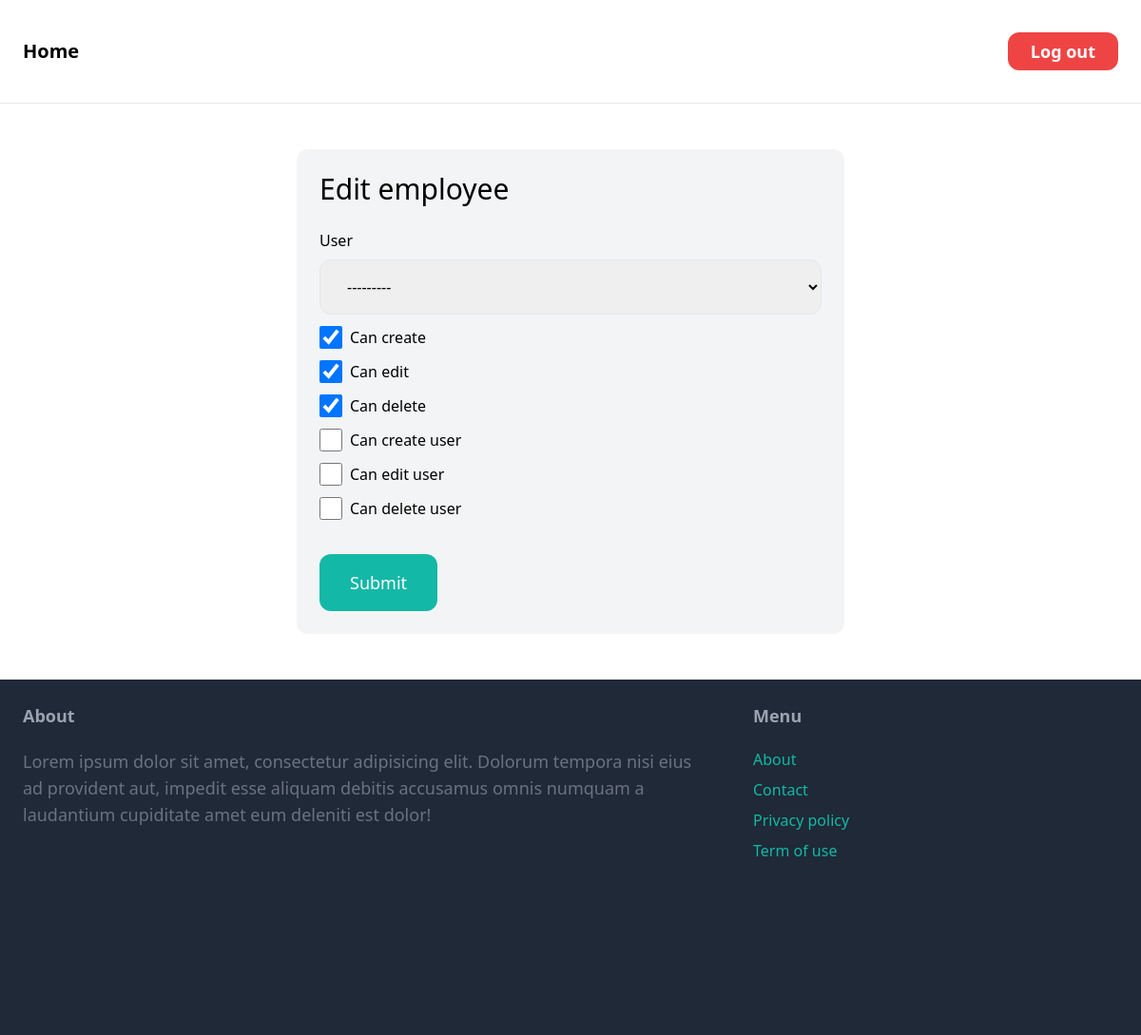
Before: /employees/2/edit/ (signed in) with the older database file.
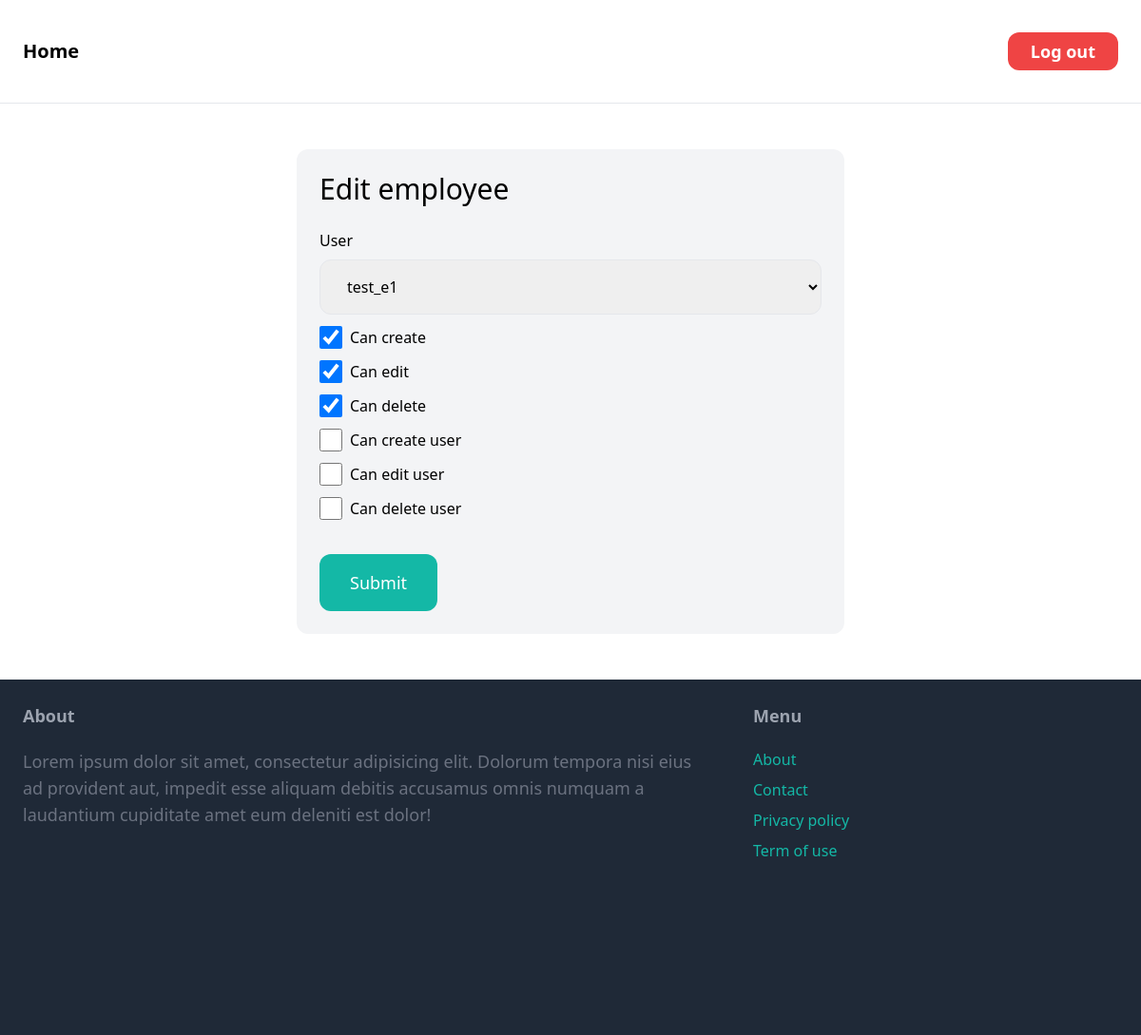
After: the same page with the newer database file.
### apps/employee/models.py (models this page shows, shortened)
class Employee(models.Model):
    user = models.OneToOneField(User, null=True, on_delete=models.CASCADE, related_name="employee")
    can_create = models.BooleanField(default=False)
    can_edit = models.BooleanField(default=False)
    can_delete = models.BooleanField(default=False)
    can_create_user = models.BooleanField(default=False)
    can_edit_user = models.BooleanField(default=False)
    can_delete_user = models.BooleanField(default=False)
    created_by = models.ForeignKey(User, related_name='created_employee', on_delete=models.CASCADE)
    created_at = models.DateTimeField(auto_now_add=True)

### apps/employee/views.py (the view)
# urls.py: path('<int:pk>/edit/', views.edit, name='edit'),
@login_required
@can_edit_employee
def edit(request, pk):
    employee = get_object_or_404(Employee, pk=pk, created_by=request.user)
    if request.method == 'POST':
        form = EditEmployeeForm(request.POST, request.FILES, instance=employee)
        if form.is_valid():
            form.save()
            return redirect('apps.employee:employees')
    else:
        form = EditEmployeeForm(instance=employee)
    return render(request, 'employee/form.html', {
        'form': form,
        'title': 'Edit employee'
    })

### templates/employee/form.html (shortened to what this page needs)
{% extends 'core/base.html' %}
{% block content %}
<div class="w-1/2 my-6 mx-auto p-6 bg-gray-100 rounded-xl">
    <h1 class="mb-6 text-3xl">{{ title }}</h1>
    <form method="post" action=".">
        <div class="mb-3">
            <label class="inline-block mb-2">User</label></br>
            {{ form.user }}
        </div>
        <div class="mb-3 flex items-center">
            {{ form.can_create }}
            <label class="inline-block ml-2">Can create</label>
        </div>
        <div class="mb-3 flex items-center">
            {{ form.can_edit }}
            <label class="inline-block ml-2">Can edit</label>
        </div>
        <div class="mb-3 flex items-center">
            {{ form.can_delete }}
            <label class="inline-block ml-2">Can delete</label>
        </div>
        <div class="mb-3 flex items-center">
            {{ form.can_create_user }}
            <label class="inline-block ml-2">Can create user</label>
        </div>
        <div class="mb-3 flex items-center">
            {{ form.can_edit_user }}
            <label class="inline-block ml-2">Can edit user</label>
        </div>
        <div class="mb-3 flex items-center">
            {{ form.can_delete_user }}
            <label class="inline-block ml-2">Can delete user</label>
        </div>
        <button class="mt-6 py-4 px-8 text-lg bg-teal-500 hover:bg-teal-700 rounded-xl text-white">Submit</button>
    </form>
</div>
{% endblock  %}

Changed rows visible on the page:
changed Employee: user "---------" → "test_e1"
